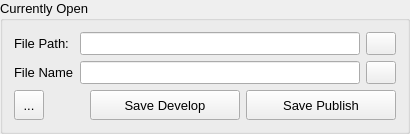
       <widget class="QGroupBox" name="groupBox_2">
        <property name="sizePolicy">
         <sizepolicy hsizetype="Preferred" vsizetype="Fixed">
          <horstretch>0</horstretch>
          <verstretch>0</verstretch>
         </sizepolicy>
        </property>
        <property name="font">
         <font>
          <pointsize>10</pointsize>
         </font>
        </property>
        <property name="title">
         <string>Currently Open</string>
        </property>
        <layout class="QGridLayout" name="gridLayout">
         <item row="0" column="0">
          <layout class="QHBoxLayout" name="horizontalLayout_2">
           <item>
            <widget class="QLabel" name="label_2">
             <property name="sizePolicy">
              <sizepolicy hsizetype="Expanding" vsizetype="Minimum">
               <horstretch>0</horstretch>
               <verstretch>0</verstretch>
              </sizepolicy>
             </property>
             <property name="maximumSize">
              <size>
               <width>60</width>
               <height>16777215</height>
              </size>
             </property>
             <property name="font">
              <font>
               <pointsize>10</pointsize>
              </font>
             </property>
             <property name="text">
              <string>File Path:</string>
             </property>
            </widget>
           </item>
           <item>
            <widget class="QLineEdit" name="filePath_lineEdit">
             <property name="sizePolicy">
              <sizepolicy hsizetype="Expanding" vsizetype="Minimum">
               <horstretch>0</horstretch>
               <verstretch>0</verstretch>
              </sizepolicy>
             </property>
             <property name="font">
              <font>
               <pointsize>10</pointsize>
              </font>
             </property>
             <property name="inputMask">
              <string/>
             </property>
             <property name="readOnly">
              <bool>true</bool>
             </property>
            </widget>
           </item>
           <item>
            <widget class="QPushButton" name="openPath_btn">
             <property name="sizePolicy">
              <sizepolicy hsizetype="Fixed" vsizetype="Fixed">
               <horstretch>0</horstretch>
               <verstretch>0</verstretch>
              </sizepolicy>
             </property>
             <property name="maximumSize">
              <size>
               <width>30</width>
               <height>30</height>
              </size>
             </property>
             <property name="font">
              <font>
               <pointsize>10</pointsize>
              </font>
             </property>
             <property name="text">
              <string/>
             </property>
             <property name="iconSize">
              <size>
               <width>30</width>
               <height>30</height>
              </size>
             </property>
            </widget>
           </item>
          </layout>
         </item>
         <item row="1" column="0">
          <layout class="QHBoxLayout" name="horizontalLayout_3">
           <item>
            <widget class="QLabel" name="label">
             <property name="sizePolicy">
              <sizepolicy hsizetype="Expanding" vsizetype="Minimum">
               <horstretch>0</horstretch>
               <verstretch>0</verstretch>
              </sizepolicy>
             </property>
             <property name="maximumSize">
              <size>
               <width>60</width>
               <height>16777215</height>
              </size>
             </property>
             <property name="font">
              <font>
               <pointsize>10</pointsize>
              </font>
             </property>
             <property name="text">
              <string>File Name:</string>
             </property>
            </widget>
           </item>
           <item>
            <widget class="QLineEdit" name="fileName_lineEdit">
             <property name="sizePolicy">
              <sizepolicy hsizetype="Expanding" vsizetype="Minimum">
               <horstretch>0</horstretch>
               <verstretch>0</verstretch>
              </sizepolicy>
             </property>
             <property name="font">
              <font>
               <pointsize>10</pointsize>
              </font>
             </property>
             <property name="readOnly">
              <bool>true</bool>
             </property>
            </widget>
           </item>
           <item>
            <widget class="QPushButton" name="update_btn">
             <property name="sizePolicy">
              <sizepolicy hsizetype="Fixed" vsizetype="Fixed">
               <horstretch>0</horstretch>
               <verstretch>0</verstretch>
              </sizepolicy>
             </property>
             <property name="maximumSize">
              <size>
               <width>30</width>
               <height>30</height>
              </size>
             </property>
             <property name="text">
              <string/>
             </property>
            </widget>
           </item>
          </layout>
         </item>
         <item row="2" column="0">
          <layout class="QHBoxLayout" name="horizontalLayout">
           <item>
            <widget class="QToolButton" name="oldapanner_btn">
             <property name="minimumSize">
              <size>
               <width>30</width>
               <height>30</height>
              </size>
             </property>
             <property name="maximumSize">
              <size>
               <width>30</width>
               <height>30</height>
              </size>
             </property>
             <property name="text">
              <string>...</string>
             </property>
            </widget>
           </item>
           <item>
            <spacer name="horizontalSpacer_2">
             <property name="font">
              <font>
               <pointsize>10</pointsize>
              </font>
             </property>
             <property name="orientation">
              <enum>Qt::Horizontal</enum>
             </property>
             <property name="sizeType">
              <enum>QSizePolicy::MinimumExpanding</enum>
             </property>
             <property name="sizeHint" stdset="0">
              <size>
               <width>40</width>
               <height>20</height>
              </size>
             </property>
            </spacer>
           </item>
           <item>
            <widget class="QPushButton" name="saveDev_btn">
             <property name="sizePolicy">
              <sizepolicy hsizetype="Minimum" vsizetype="Minimum">
               <horstretch>0</horstretch>
               <verstretch>0</verstretch>
              </sizepolicy>
             </property>
             <property name="minimumSize">
              <size>
               <width>150</width>
               <height>30</height>
              </size>
             </property>
             <property name="font">
              <font>
               <pointsize>10</pointsize>
              </font>
             </property>
             <property name="text">
              <string>Save Develop</string>
             </property>
            </widget>
           </item>
           <item>
            <widget class="QPushButton" name="savePub_btn">
             <property name="sizePolicy">
              <sizepolicy hsizetype="Minimum" vsizetype="Minimum">
               <horstretch>0</horstretch>
               <verstretch>0</verstretch>
              </sizepolicy>
             </property>
             <property name="minimumSize">
              <size>
               <width>150</width>
               <height>30</height>
              </size>
             </property>
             <property name="font">
              <font>
               <pointsize>10</pointsize>
              </font>
             </property>
             <property name="text">
              <string>Save Publish</string>
             </property>
            </widget>
           </item>
          </layout>
         </item>
        </layout>
       </widget>
